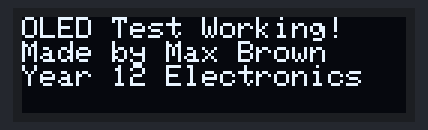
Bench run of a sketch on a simulated ESP32. Shown: 128×32 one-colour display. What the sketch prints to the serial monitor is not drawn.

Above: at 0.1 s.
At 3.1 s:
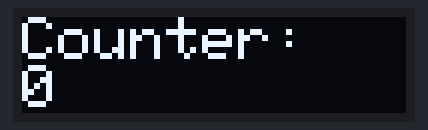
At 11.2 s:
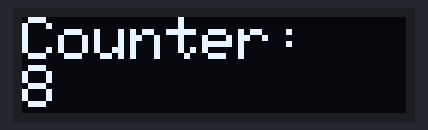
At 20.3 s:
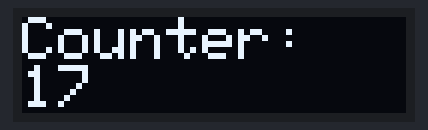
At 29.4 s:
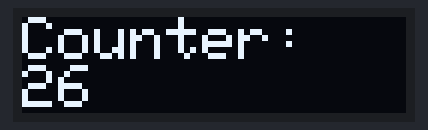
At 38.6 s:
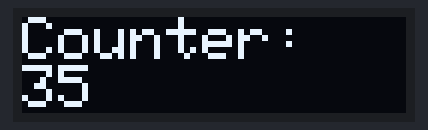

The sketch:

oled_test.ino
```cpp
/*
 * OLED Display Test
 * Testing the small OLED screen
 *
 * This test shows different things on the OLED to make sure it works
 * If successful you should see text and numbers on the display
 */

#include <Adafruit_GFX.h>
#include <Adafruit_SSD1306.h>

// Display settings
#define SCREEN_WIDTH 128
#define SCREEN_HEIGHT 32
#define OLED_RESET -1

// Create display object (most OLEDs use address 0x3C)
Adafruit_SSD1306 display(SCREEN_WIDTH, SCREEN_HEIGHT, &Wire, OLED_RESET);

void setup() {
  Serial.begin(115200);
  Serial.println("Testing OLED display...");

  // Start I2C
  Wire.begin(21, 22);  // SDA=21, SCL=22

  // Try to start display
  if(!display.begin(SSD1306_SWITCHCAPVCC, 0x3C)) {
    Serial.println("OLED not found! Check wiring:");
    Serial.println("VCC -> 3.3V, GND -> GND, SDA -> 21, SCL -> 22");
    while(1);
  }

  Serial.println("OLED found and working!");

  // Clear the display
  display.clearDisplay();
  display.setTextColor(SSD1306_WHITE);  // White text
  display.setTextSize(1);               // Normal size text
  display.setCursor(0, 0);              // Top left corner

  // Show some text
  display.println("OLED Test Working!");
  display.println("Made by Max Brown");
  display.println("Year 12 Electronics");

  display.display();  // Actually show it on screen

  delay(3000);  // Show for 3 seconds
}

void loop() {
  // Show a counter that updates every second
  static int counter = 0;

  display.clearDisplay();
  display.setCursor(0, 0);

  display.setTextSize(2);  // Bigger text
  display.println("Counter:");
  display.print(counter);

  display.display();  // Update the screen

  counter++;
  if (counter > 999) counter = 0;  // Reset at 1000

  delay(1000);  // Update every second
}
```

Measured:
- what the display in image 1 shows lasts 1.0 s, from 3.1 s to 4.1 s
